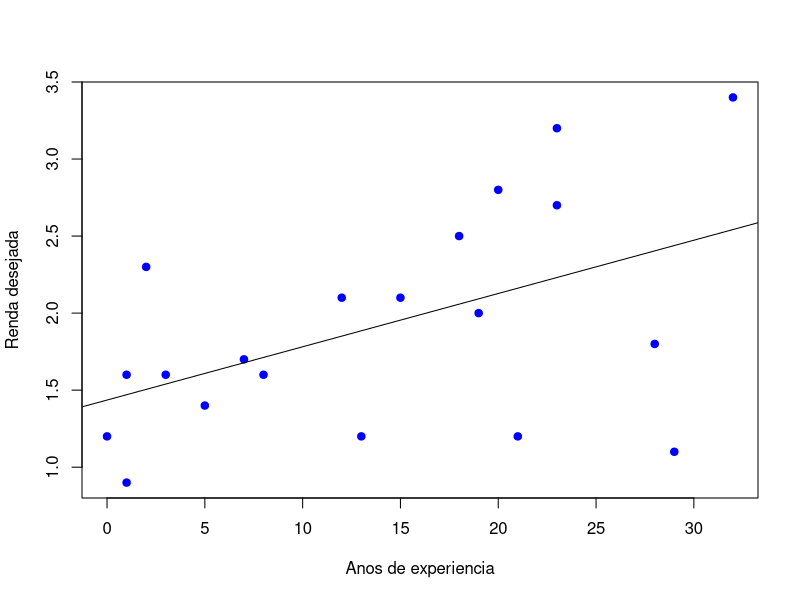
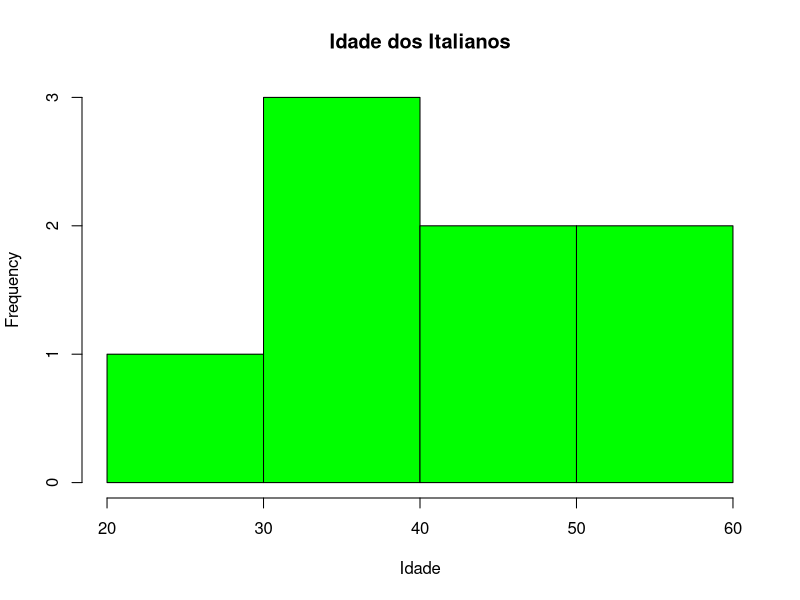
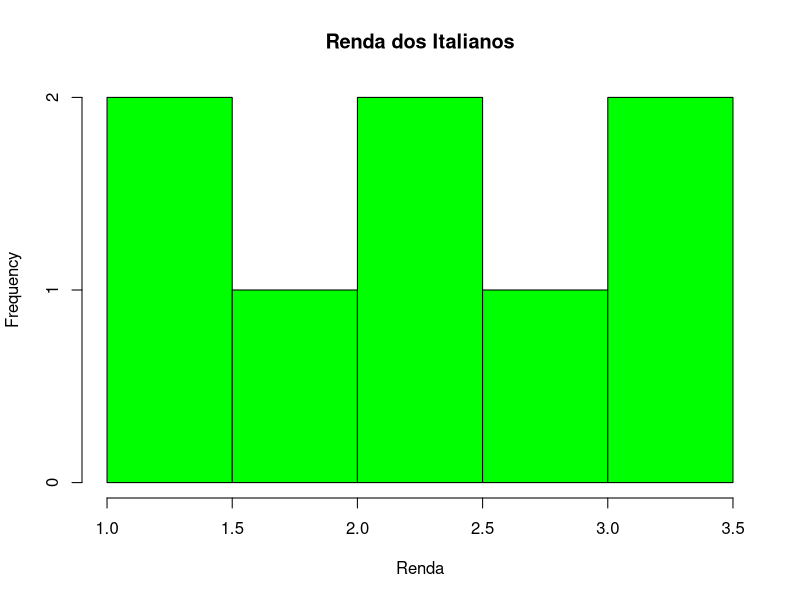
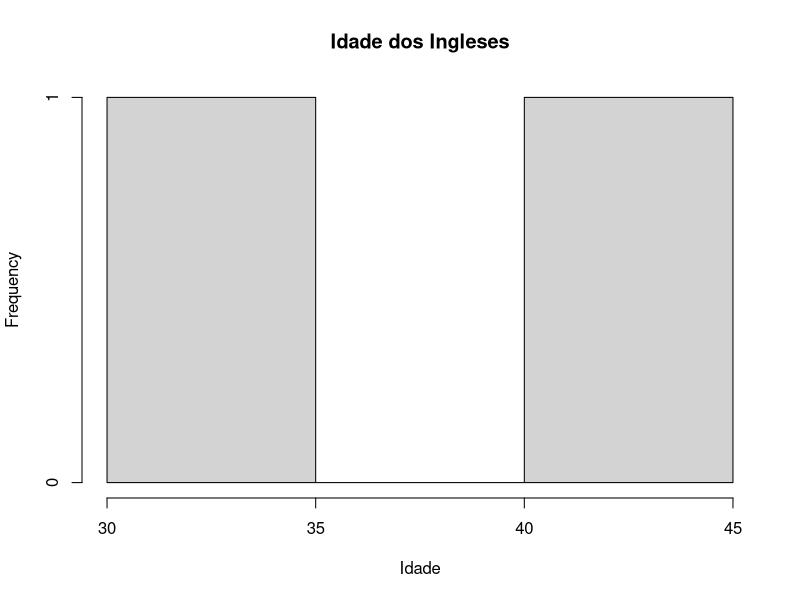
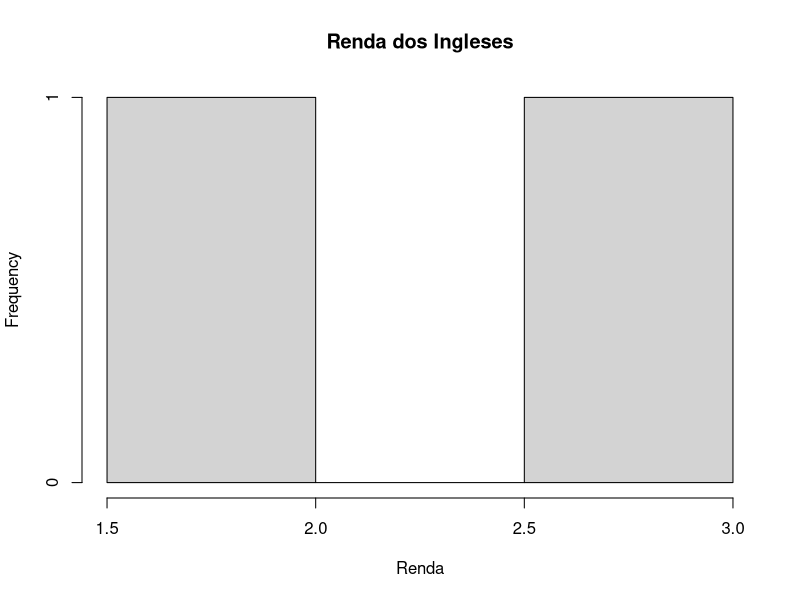
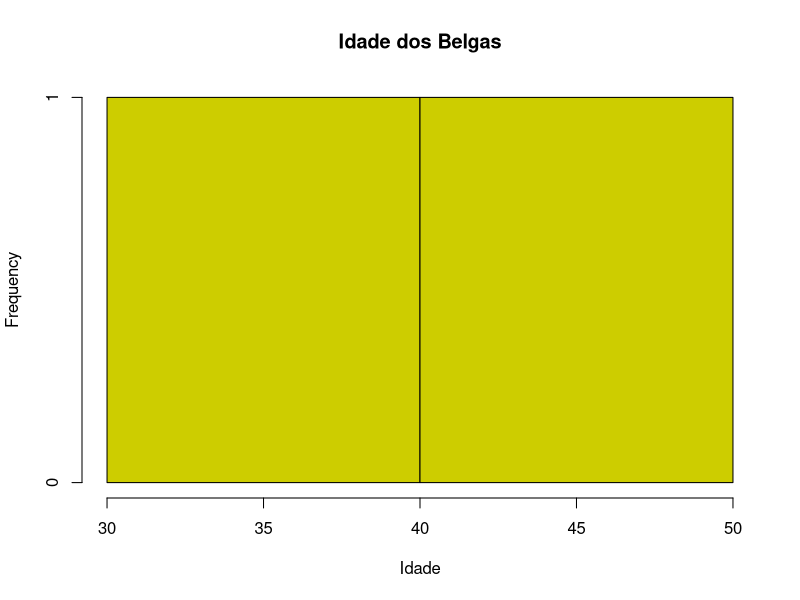
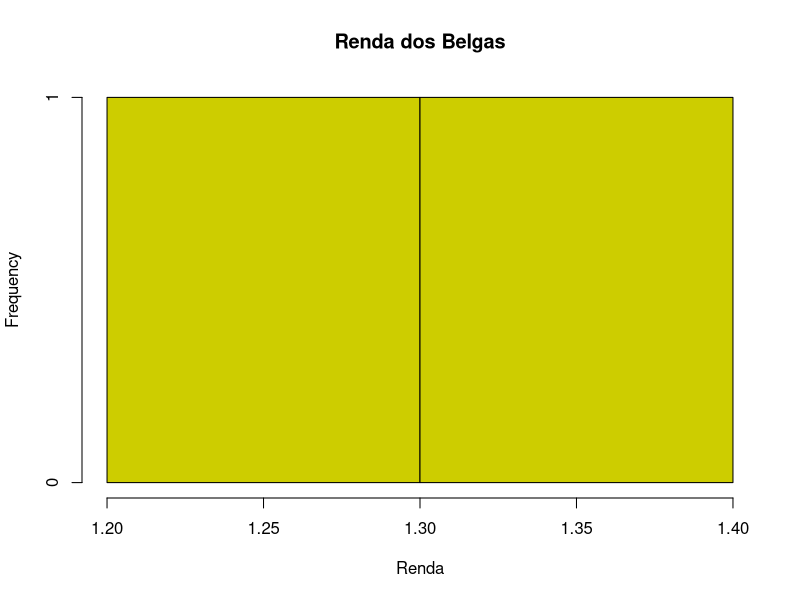
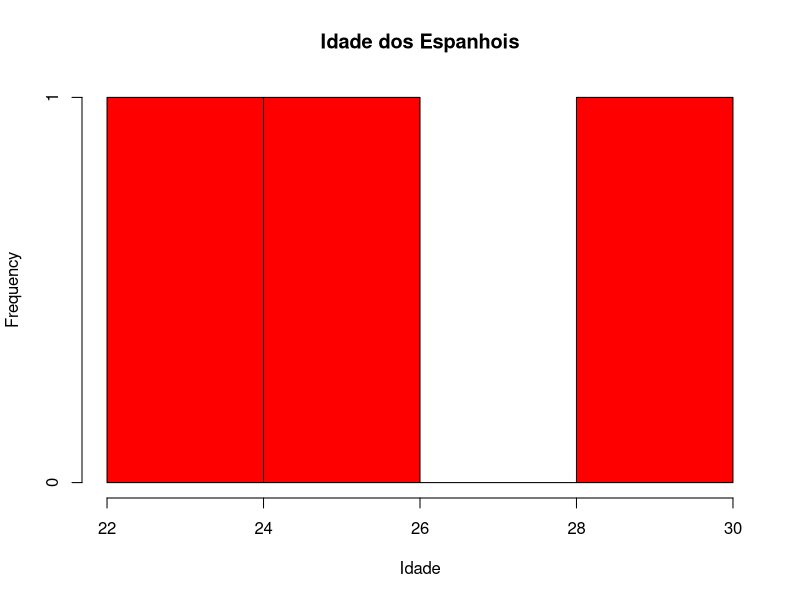

Here is the R script that generated these plots, in order:
library(ggplot2)
df <- data.frame(
  idade = c(28, 34, 46, 26, 37, 29, 51, 31, 39, 43, 58, 44, 25, 23, 52, 42, 48, 33, 38, 46),
  nacionalidade = c("Italiana", "Inglesa", "Belga", "Espanhola", "Italiana", "Espanhola", 
                    "Francesa", "Belga", "Italiana", "Italiana", "Italiana", "Inglesa", 
                    "Francesa", "Espanhola", "Italiana", "Alemana", "Francesa", "Italiana", 
                    "Alemana", "Italiana"),
  renda = c(2.3, 1.6, 1.2, 0.9, 2.1, 1.6, 1.8, 1.4, 1.2, 2.8, 3.4, 2.7, 1.6, 1.2, 
            1.1, 2.5, 2.0, 1.7, 2.1, 3.2),
  experiencia = c(2, 8, 21, 1, 15, 3, 28, 5, 13, 20, 32, 23, 1, 0, 29, 18, 19, 7, 12, 23)
)

print("Idade")

media_idade = mean(df$idade)
mediana_idade = median(df$idade)
std_idade = sd(df$idade)
media_idade
mediana_idade
std_idade

print("Renda")

media_renda = mean(df$renda)
mediana_renda = median(df$renda)
std_renda = sd(df$renda)
media_renda
mediana_renda
std_renda

print("Experiencia")

media_exp = mean(df$experiencia)
mediana_exp = median(df$experiencia)
std_exp = sd(df$experiencia)
media_exp
mediana_exp
std_exp


print(df)

print("Dataframes divididos")

df_italiana <- subset(df, nacionalidade == "Italiana")
df_inglesa <- subset(df, nacionalidade == "Inglesa")
df_belga <- subset(df, nacionalidade == "Belga")
df_espanhola <- subset(df, nacionalidade == "Espanhola")
df_francesa <- subset(df, nacionalidade == "Francesa")
df_alema <- subset(df, nacionalidade == "Alemana")

print(df_italiana)
rendaMedia_ita <- mean(df_italiana$renda)
expMedia_ita <- mean(df_italiana$experiencia)
rendaMedia_ita
expMedia_ita

print(df_inglesa)
rendaMedia_eng <- mean(df_inglesa$renda)
expMedia_eng <- mean(df_inglesa$experiencia)
rendaMedia_eng
expMedia_eng

print(df_belga)
rendaMedia_bel <- mean(df_belga$renda)
expMedia_bel <- mean(df_belga$experiencia)
rendaMedia_bel
expMedia_bel

print(df_espanhola)
rendaMedia_esp <- mean(df_espanhola$renda)
expMedia_esp <- mean(df_espanhola$experiencia)
rendaMedia_esp
expMedia_esp

print(df_francesa)
rendaMedia_fra <- mean(df_francesa$renda)
expMedia_fra <- mean(df_francesa$experiencia)
rendaMedia_fra
expMedia_fra

print(df_alema)
rendaMedia_ger <- mean(df_alema$renda)
expMedia_ger <- mean(df_alema$experiencia)
rendaMedia_ger
expMedia_ger


plot(df$experiencia, df$renda, xlab = "Anos de experiencia", 
    ylab = "Renda desejada", col = "blue", pch = 19)

model <- lm(df$renda ~ df$experiencia, data = df)
abline(model)

correlacao <- cor(df$experiencia, df$renda, method = 'pearson')
correlacao


idade_ita <- df_italiana$idade
renda_ita <- df_italiana$renda

hist(idade_ita, main="Idade dos Italianos",
xlab="Idade", col="green")

hist(renda_ita, main="Renda dos Italianos",
xlab="Renda", col="green")


idade_eng <- df_inglesa$idade
renda_eng <- df_inglesa$renda

hist(idade_eng, main="Idade dos Ingleses",
xlab="Idade")

hist(renda_eng, main="Renda dos Ingleses",
xlab="Renda")


idade_bel <- df_belga$idade
renda_bel <- df_belga$renda

hist(idade_bel, main="Idade dos Belgas",
xlab="Idade", col="yellow3")

hist(renda_bel, main="Renda dos Belgas",
xlab="Renda", col="yellow3")



idade_esp <- df_espanhola$idade
renda_esp <- df_espanhola$renda

hist(idade_esp, main="Idade dos Espanhois",
xlab="Idade", col="red")

hist(renda_esp, main="Renda dos Espanhois",
xlab="Renda", col="red")



idade_fra <- df_francesa$idade
renda_fra <- df_francesa$renda

hist(idade_fra, main="Idade dos Franceses",
xlab="Idade", col="blue")

hist(renda_fra, main="Renda dos Franceses",
xlab="Renda", col="blue")



idade_ger <- df_alema$idade
renda_ger <- df_alema$renda

hist(idade_ger, main="Idade dos Alemaes",
xlab="Idade", col="yellow")

hist(renda_ger, main="Renda dos Alemaes",
xlab="Renda", col="yellow")
